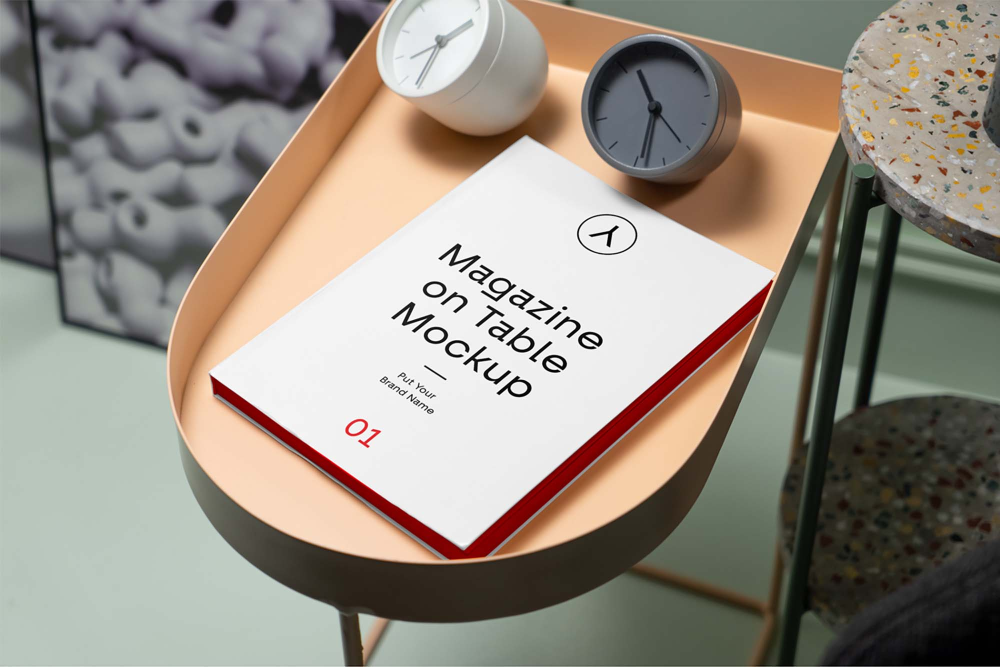
#> input picture Image Processing/Transformations/Magazine.jpg, 2000 x 1333 px (shown at 1/2 size)
$ python Warp_prespective.py
#> lines starting #> are read from the running program, lines starting #| are printed output that depends on the picture; after the words box and inside, x2 and y2 are one past the last pixel; in counts of white or black regions, pixels touching at a corner belong together
import cv2
import numpy as np
import os


# ================================= Warp Prespective =================================

'''
the perspective transformation is associated with the change in the viewpoint.
This type of transformation does not preserve parallelism, length, and angle. But they do preserve collinearity and incidence.
This means that the straight lines will remain straight even after the transformation.
'''


import cv2
import numpy as np

# Read image
image = cv2.imread('./Magazine.jpg')
#> image is the input picture: shape (1333, 2000, 3); mean B, G, R 132.1, 142.8, 150.4

# Define width and height of the image
width, height = 250, 350

# Define the 4 corner points of the image
pts1 = np.float32([[1050, 270], [1542, 543], [420, 740], [927, 1090]]) # These points are the 4 corner points of the image

# Define the 4 corner points of the output image
pts2 = np.float32([[0, 0], [width, 0], [0, height], [width, height]])

# Compute the perspective transform matrix
matrix = cv2.getPerspectiveTransform(pts1, pts2)

# Apply the perspective transformation to the image
output = cv2.warpPerspective(image, matrix, (width, height))
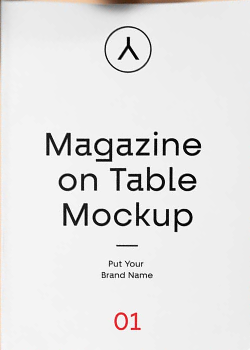
#> output: shape (350, 250, 3); mean B, G, R 228.8, 229, 229.6

# Draw the points on the image
for x in range(0, len(pts1)):
    cv2.circle(image, (int(pts1[x][0]), int(pts1[x][1])), 5, (0, 0, 255), -1) # Corrected the center points to integers
#> image: shape (1333, 2000, 3); 0.01% of pixels changed, all inside (x1, y1, x2, y2) = (415, 265, 1548, 1096)

# Display the image
cv2.imshow('image', image)
cv2.imshow('output', output)
cv2.waitKey(0)
cv2.destroyAllWindows()
